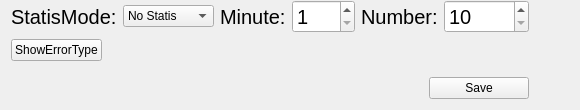
          <widget class="DHBaseWidget" name="widget_statisticsSet" native="true">
           <property name="sizePolicy">
            <sizepolicy hsizetype="Minimum" vsizetype="Preferred">
             <horstretch>0</horstretch>
             <verstretch>0</verstretch>
            </sizepolicy>
           </property>
           <layout class="QVBoxLayout" name="verticalLayout_8">
            <property name="topMargin">
             <number>0</number>
            </property>
            <item>
             <layout class="QVBoxLayout" name="namelayout_statisticsSet"/>
            </item>
            <item>
             <layout class="QHBoxLayout" name="horizontalLayout_15">
              <item>
               <layout class="QVBoxLayout" name="verticalLayout_3">
                <item>
                 <layout class="QHBoxLayout" name="horizontalLayout_7">
                  <item>
                   <widget class="QLabel" name="label_Mode_2">
                    <property name="font">
                     <font>
                      <pointsize>15</pointsize>
                     </font>
                    </property>
                    <property name="text">
                     <string>StatisMode:</string>
                    </property>
                   </widget>
                  </item>
                  <item>
                   <widget class="QComboBox" name="comboBox_StatisMode">
                    <item>
                     <property name="text">
                      <string>No Statis</string>
                     </property>
                    </item>
                    <item>
                     <property name="text">
                      <string>By time</string>
                     </property>
                    </item>
                    <item>
                     <property name="text">
                      <string>By Number</string>
                     </property>
                    </item>
                   </widget>
                  </item>
                  <item>
                   <layout class="QHBoxLayout" name="horizontalLayout_6">
                    <item>
                     <widget class="QLabel" name="label_minute">
                      <property name="font">
                       <font>
                        <pointsize>15</pointsize>
                       </font>
                      </property>
                      <property name="text">
                       <string>Minute:</string>
                      </property>
                     </widget>
                    </item>
                    <item>
                     <widget class="QSpinBox" name="spinBox_minute">
                      <property name="font">
                       <font>
                        <pointsize>15</pointsize>
                       </font>
                      </property>
                      <property name="minimum">
                       <number>1</number>
                      </property>
                      <property name="maximum">
                       <number>999</number>
                      </property>
                     </widget>
                    </item>
                    <item>
                     <widget class="QLabel" name="label_Number_2">
                      <property name="font">
                       <font>
                        <pointsize>15</pointsize>
                       </font>
                      </property>
                      <property name="text">
                       <string>Number:</string>
                      </property>
                     </widget>
                    </item>
                    <item>
                     <widget class="QSpinBox" name="spinBox_Number_2">
                      <property name="font">
                       <font>
                        <pointsize>15</pointsize>
                       </font>
                      </property>
                      <property name="minimum">
                       <number>10</number>
                      </property>
                      <property name="maximum">
                       <number>10000</number>
                      </property>
                     </widget>
                    </item>
                   </layout>
                  </item>
                 </layout>
                </item>
                <item>
                 <layout class="QHBoxLayout" name="horizontalLayout_13">
                  <item>
                   <widget class="QPushButton" name="pushButton_ShowErrorType">
                    <property name="text">
                     <string>ShowErrorType</string>
                    </property>
                   </widget>
                  </item>
                  <item>
                   <spacer name="horizontalSpacer_8">
                    <property name="orientation">
                     <enum>Qt::Horizontal</enum>
                    </property>
                    <property name="sizeHint" stdset="0">
                     <size>
                      <width>40</width>
                      <height>20</height>
                     </size>
                    </property>
                   </spacer>
                  </item>
                 </layout>
                </item>
                <item>
                 <widget class="QWidget" name="widget_StatisErrorType" native="true">
                  <property name="minimumSize">
                   <size>
                    <width>0</width>
                    <height>0</height>
                   </size>
                  </property>
                  <layout class="QGridLayout" name="gridLayout_22">
                   <property name="margin">
                    <number>2</number>
                   </property>
                   <item row="0" column="0">
                    <layout class="QGridLayout" name="layoutStatisErrorType"/>
                   </item>
                  </layout>
                 </widget>
                </item>
                <item>
                 <layout class="QHBoxLayout" name="horizontalLayout_8">
                  <item>
                   <spacer name="horizontalSpacer_6">
                    <property name="orientation">
                     <enum>Qt::Horizontal</enum>
                    </property>
                    <property name="sizeHint" stdset="0">
                     <size>
                      <width>40</width>
                      <height>20</height>
                     </size>
                    </property>
                   </spacer>
                  </item>
                  <item>
                   <widget class="QPushButton" name="btnOK_Statis">
                    <property name="minimumSize">
                     <size>
                      <width>100</width>
                      <height>0</height>
                     </size>
                    </property>
                    <property name="text">
                     <string>Save</string>
                    </property>
                   </widget>
                  </item>
                 </layout>
                </item>
               </layout>
              </item>
              <item>
               <spacer name="horizontalSpacer_7">
                <property name="orientation">
                 <enum>Qt::Horizontal</enum>
                </property>
                <property name="sizeHint" stdset="0">
                 <size>
                  <width>40</width>
                  <height>20</height>
                 </size>
                </property>
               </spacer>
              </item>
             </layout>
            </item>
           </layout>
          </widget>
